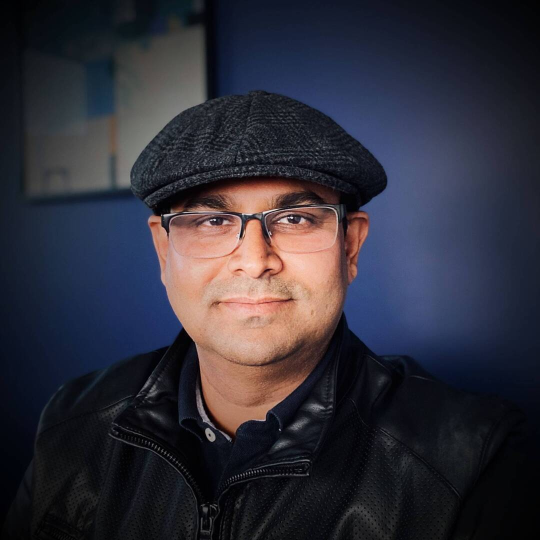
#> input picture Day_5_OpenCV_3/images/person_image.jpg, 1080 x 1080 px (shown at 1/2 size)
$ python 1_bluring.py
#> lines starting #> are read from the running program, lines starting #| are printed output that depends on the picture

import os
import cv2


image_path = os.path.join(".","images","person_image.jpg")


person_image = cv2.imread(image_path)
#> person_image is the input picture: shape (1080, 1080, 3); mean B, G, R 56.8, 46.3, 47.8
image = person_image
# print(image.shape)

# #resizing
scaled_percent = 30
width = image.shape[1] * scaled_percent / 100
#> width = 324
width = int(width)
height = image.shape[0] * scaled_percent / 100
#> height = 324
height = int(height)
# print(type(width),width)
# print(type(height),height)


resized_person_image = cv2.resize(person_image,(width,height))
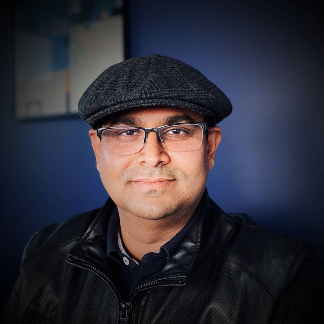
#> resized_person_image: shape (324, 324, 3); mean B, G, R 56.7, 46.3, 47.8


#classical Blur -> Most Commonly used
k_size = 11 #Esle Determine garcha ki Blur ko strength
#i.e Internally esle chai kati far samma ko Neighbour Pixel ko Value lai average garne ho bhanne bhancha

classical_blur = cv2.blur(resized_person_image,(k_size,k_size))
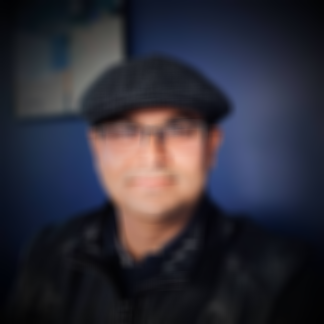
#> classical_blur: shape (324, 324, 3); mean B, G, R 56.8, 46.3, 47.8
# cv2.imshow("Classical Blured Image",classical_blur)

gaussian_blur = cv2.GaussianBlur(resized_person_image, (k_size,k_size),0)
#gaussian blur lai k size odd hunu parcha
# cv2.imshow("Gaussian Blur",gaussian_blur)


#median blur le salt & pepper noise remove garcha
salt_pepper_noise_image = cv2.imread(os.path.join(".","images","salt_and_pepper_noise_image.jpeg"))
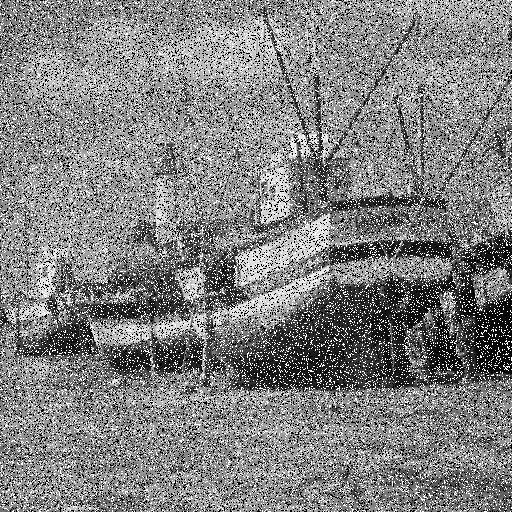
#> input picture Day_5_OpenCV_3/images/salt_and_pepper_noise_image.jpeg, 512 x 512 px
#> salt_pepper_noise_image is the input picture: shape (512, 512, 3); min 0, max 255, mean 128.9
salt_pepper_noise_image = cv2.resize(salt_pepper_noise_image,None , fx=1,fy=1) #fx & fy are scale factor
cv2.imshow("Salt & Pepper Noise Image",salt_pepper_noise_image)

k_size_median = 5
noise_removed = cv2.medianBlur(salt_pepper_noise_image,k_size_median)
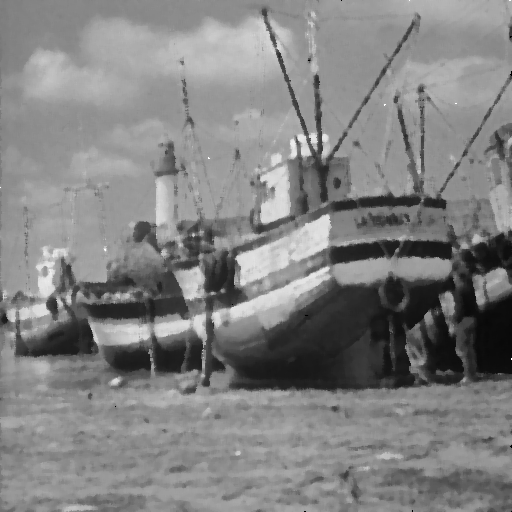
#> noise_removed: shape (512, 512, 3); min 0, max 255, mean 129.8
cv2.imshow("Noise Removed Image",noise_removed)

median_blur = cv2.medianBlur(resized_person_image,k_size)
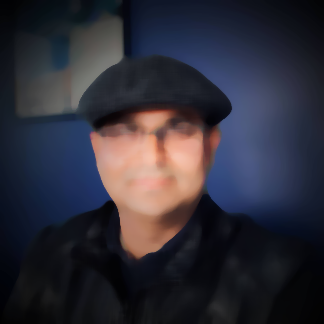
#> median_blur: shape (324, 324, 3); mean B, G, R 56.3, 45.9, 47.4
# cv2.imshow("Median Blur",median_blur)

# cv2.imshow("Without Bluring",resized_person_image)
cv2.waitKey(0)
